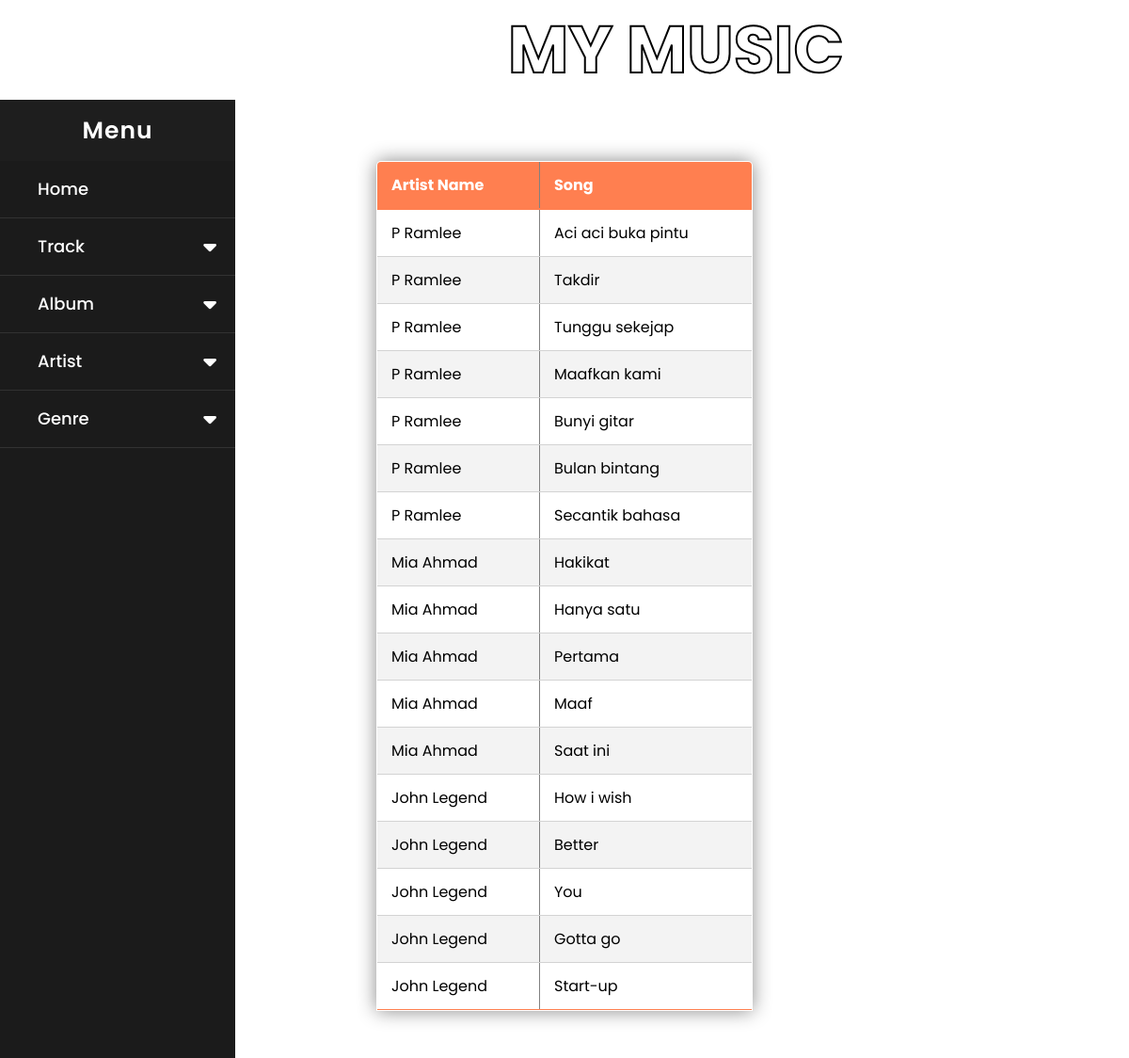
The app's page /indexHome.php with its own data.
### tables this page shows
CREATE TABLE `artist` (
  `artist_id` int(11) NOT NULL,
  `name` varchar(200) DEFAULT NULL
);

CREATE TABLE `track` (
  `track_id` int(11) NOT NULL,
  `title` varchar(200) DEFAULT NULL,
  `len` int(11) DEFAULT NULL,
  `rating` int(11) DEFAULT NULL,
  `count` int(11) DEFAULT NULL,
  `album_id` int(11) DEFAULT NULL,
  `genre_id` int(11) DEFAULT NULL
);

### indexHome.php (the view, shortened to what this page needs)
<?php
require "pdo.php";
require "home.php";
$sql = 'SELECT artist.name,track.title FROM album JOIN artist ON album.artist_id=artist.artist_id JOIN track ON track.album_id=album.album_id';
$statement =$pdo->prepare($sql);
$statement->execute();
$playlist = $statement->fetchAll(PDO::FETCH_OBJ);
?>
<!DOCTYPE html>
<html lang="en">
<head>
</head>
<body>
    <div class="container">
      <table class="table" border="1">
        <thead>
        <tr>
          <th>Artist Name</th>
          <th>Song</th>
        </tr>
      </thead>
        <?php foreach($playlist as $playlist):?>
        <tr>
          <td><?= $playlist->name; ?></td>
          <td><?= $playlist->title; ?></td>
        </tr>
      <?php endforeach; ?>
      </table>
    </div>
  </body>
  </html>

### home.php (shortened to what this page needs)
<!DOCTYPE html>
<html lang="en" dir="ltr">
<head>
  <link rel="stylesheet" type="text/css" href="css/style2.css?<?php echo time(); ?>"/>
  <link rel="stylesheet" type="text/css" href="css/style.css?<?php echo time(); ?>"/>
  <link rel="stylesheet" href="//code.jquery.com/ui/1.12.1/themes/base/jquery-ui.css">
</head>
<body>
    <header id=main-header>
    <h1>MY MUSIC</h1>
  </header>
   <nav class="sidebar">
    <div class="text">Menu</div>
    <ul>
      <li><a href="indexHome.php">Home</a></li>
      <li>
        <a class="track-btn">Track<span class="fas fa-caret-down first"></span></a>
      </li>
       <li>
        <a  class="album-btn">Album<span class="fas fa-caret-down second"></span></a>
      </li>
        <li>
        <a class="artist-btn">Artist<span class="fas fa-caret-down third"></span></a>
      </li>
      <li>
        <a  class="genre-btn">Genre<span class="fas fa-caret-down fourth"></span></a>
      </li>
    </ul>
   </nav>
</body>
</html>

### style2.css (style rules this page uses)
* { margin: 0; padding: 0; user-select: none; box-sizing: border-box; font-family: 'Poppins', sans-serif; }
.sidebar { position: fixed; width: 250px; height: 100%; left: 0; background: #1b1b1b; }
.sidebar .text { color: white; font-size: 25px; font-weight: 600; line-height: 65px; text-align: center; background: #1e1e1e; letter-spacing: 1px; }
nav ul { background: #1b1b1b; height: 100%; width: 100%; list-style: none; }
nav ul li { line-height: 60px; border-bottom: 1px solid rgba(255,255,255,0.1); }
nav ul li:last-child { border-bottom: 1px solid rrgba(255,255,255,0.05); }
nav ul li a { position: relative; color: white; text-decoration: none; font-size: 18px; padding-left: 40px; font-weight: 500; display: block; width: 100%; border-left: 3px solid transperant; }
nav ul li a span { position: absolute; top: 50%; right: 20px; transform: translateY(-50%); font-size: 22px; transition: transform 0.4s; }

### style.css (style rules this page uses)
body { background-image: url(https://free4kwallpapers.com/uploads/originals/2021/01/20/music-wallpaper.jpg); background-size:cover; background-position: center; background-repeat: no-repeat; background-attachment: fixed; }
.container { margin-top: 65px; margin-right: 20px; margin-left: 350px; margin-bottom: 50px; }
#main-header { margin-left: 540px; color: #fff; font-size: 35px; -webkit-text-stroke: 2px #000; font-weight: 1000; }
.table { border-collapse: collapse; margin: 10px 10px 10px 50px; font-size: 16px; min-width:400px; border-radius: 5px 5px 0 0; overflow: hidden; box-shadow: 0 0 20px #888888; }
.table thead tr { background-color: coral; color: #fff; text-align: left; font-weight: bold; }
.table th, .table td { padding: 12px 15px; }
.table tr { border-bottom: 1px solid #D3D3D3; }
.table tr:nth-of-type(even) { background-color: #f3f3f3; }
.table tr:last-of-type { border-bottom:2px solid coral; }

### records on screen
artist: name "P Ramlee", track.title "Aci aci buka pintu", track.title "Takdir", track.title "Tunggu sekejap", track.title "Maafkan kami", track.title "Bunyi gitar", track.title "Bulan bintang", track.title "Secantik bahasa"
artist: name "Mia Ahmad", track.title "Hakikat", track.title "Hanya satu", track.title "Pertama", track.title "Maaf", track.title "Saat ini"
artist: name "John Legend", track.title "How i wish", track.title "Better", track.title "You", track.title "Gotta go", track.title "Start-up"
